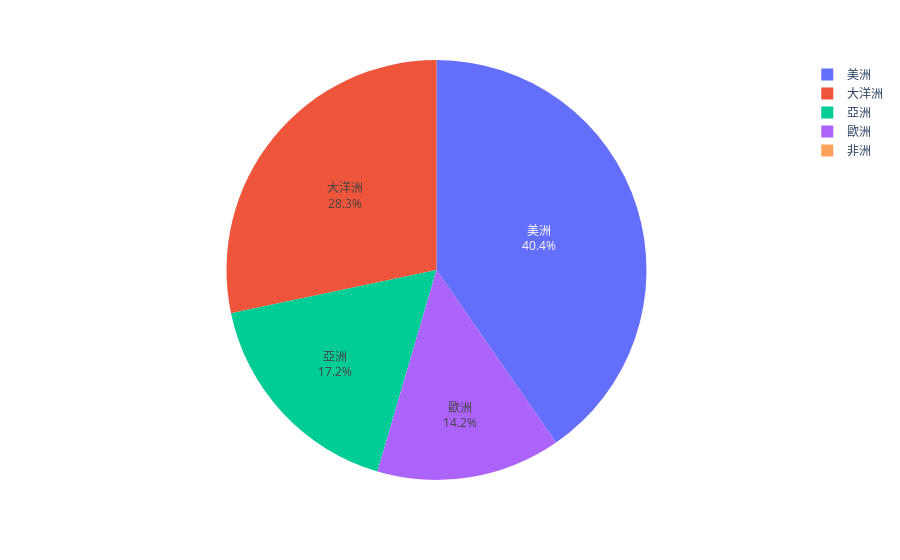

The notebook cell this image was saved under:
### Code cell
#顯示106~109各州別總留學人口比例及人數
import plotly.express as px
import plotly.io as pio
import plotly.graph_objects as go
import pandas as pd

fig = px.pie(good,values='總人數',names='洲別')
fig.update_traces(textposition='inside', 
                  textinfo='percent+label')
# fig.write_image('./images/px/04-pie-1.png')
fig.show()

### Figure 1 — Plotly figure (JSON) as saved in the notebook; plotly's stock layout.template omitted (floating-point values rounded to 4 significant figures; data arrays with more than 128 entries replaced by an {"elided": "..."} marker saying what was removed)
{"data": [{"domain": {"x": [0, 1], "y": [0, 1]}, "hovertemplate": "洲別=%{label}<br>總人數=%{value}<extra></extra>", "labels": {"elided": "187 str values"}, "legendgroup": "", "name": "", "showlegend": true, "textinfo": "percent+label", "textposition": "inside", "type": "pie", "values": {"elided": "187 int values"}}], "layout": {"legend": {"tracegroupgap": 0}, "margin": {"t": 60}}}
